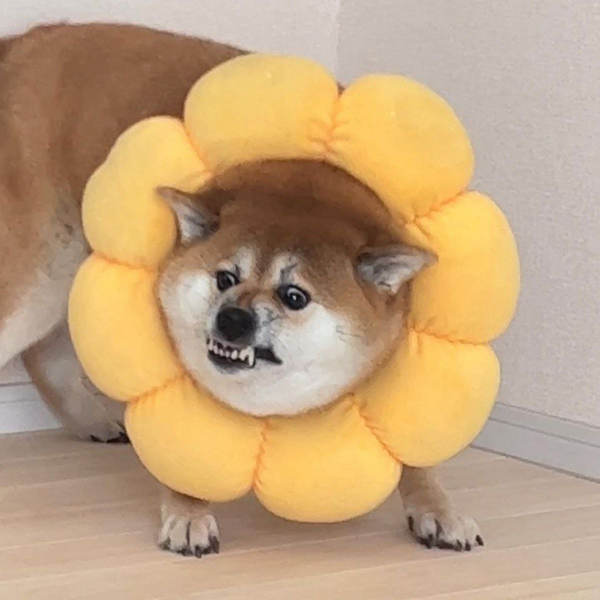
#> input picture lab1/photo_dog.jpg, 1200 x 1200 px (shown at 1/2 size); the run also reads 1 picture not shown here
$ python lab1.5.py
#> lines starting #> are read from the running program, lines starting #| are printed output that depends on the picture
import cv2

# Задание 2
img1 = cv2.imread("photo_dog.jpg") # IMREAD_COLOR по умолчанию
#> img1 is the input picture: shape (1200, 1200, 3); mean B, G, R 125.8, 162.2, 192.6
img2 = cv2.imread("photo_dog_bmp.bmp", cv2.IMREAD_GRAYSCALE)
img3 = cv2.imread("photo_dog_png.png", cv2.IMREAD_UNCHANGED)

cv2.namedWindow("Window1", cv2.WINDOW_NORMAL)
cv2.imshow("Window1", img1)

cv2.namedWindow("Window2", cv2.WINDOW_AUTOSIZE)
cv2.imshow("Window2", img2)

cv2.namedWindow("Window3", cv2.WINDOW_FREERATIO)
cv2.imshow("Window3", img3)

cv2.waitKey(0)
cv2.destroyAllWindows()

# Задание 3
cap = cv2.VideoCapture("sample-5s.mp4")

while True:
    ret, frame = cap.read()
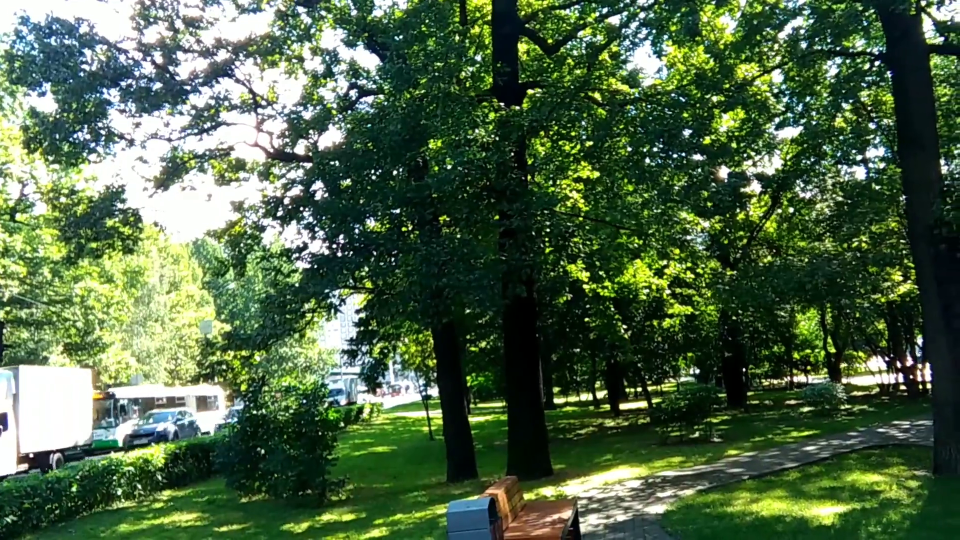
#> input picture frame 17 of lab1/sample-5s.mp4, 1920 x 1080 px (shown at 1/2 size)
#> frame is the input picture: shape (1080, 1920, 3); mean B, G, R 69.7, 100.9, 77.8
    if not ret:
        break

    frame = cv2.resize(frame, (1000, 400))
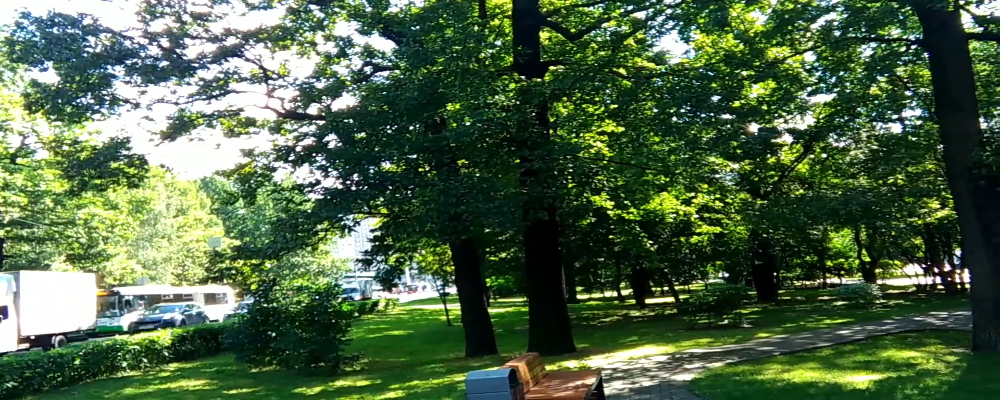
#> frame: shape (400, 1000, 3); mean B, G, R 69.6, 100.8, 77.7
    gray = cv2.cvtColor(frame, cv2.COLOR_BGR2GRAY)
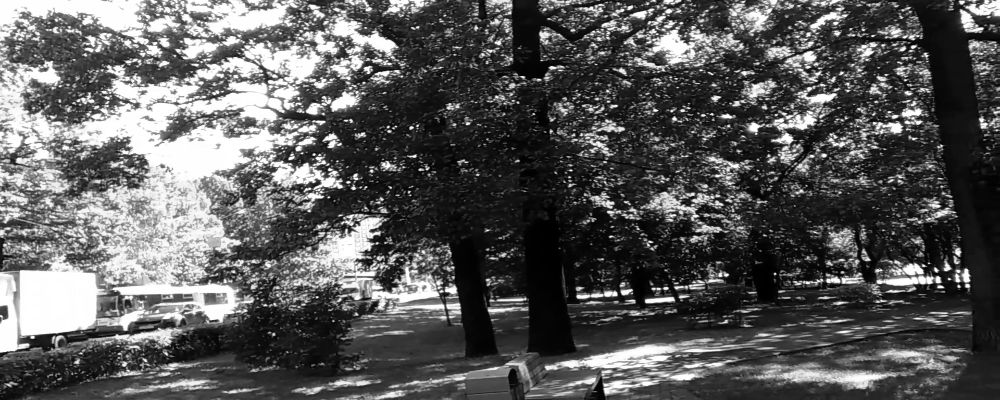
#> gray: shape (400, 1000); min 0, max 255, mean 90.3

    cv2.imshow("Video Gray", gray)

    if cv2.waitKey(25) & 0xFF == 27:
#> (key Esc is pressed here)
        break

cap.release()
cv2.destroyAllWindows()

# Задание 4
cap = cv2.VideoCapture("sample-5s.mp4")
width = int(cap.get(cv2.CAP_PROP_FRAME_WIDTH))
height = int(cap.get(cv2.CAP_PROP_FRAME_HEIGHT))
fps = cap.get(cv2.CAP_PROP_FPS)

fourcc = cv2.VideoWriter_fourcc(*"XVID")
out = cv2.VideoWriter("output.avi", fourcc, fps, (width, height))

while True:
    ret, frame = cap.read()
    if not ret:
        break
    out.write(frame)
    cv2.imshow("Recording", frame)
    if cv2.waitKey(25) & 0xFF == 27:
#> (key Esc is pressed here)
        break

cap.release()
out.release()
cv2.destroyAllWindows()

# Задание 5
img = cv2.imread("photo_dog.jpg")
hsv = cv2.cvtColor(img, cv2.COLOR_BGR2HSV)
#> hsv: shape (1200, 1200, 3); mean H, S, V 16.4, 86.5, 192.6

cv2.imshow("Original", img)
cv2.imshow("HSV", hsv)
cv2.waitKey(0)
cv2.destroyAllWindows()
